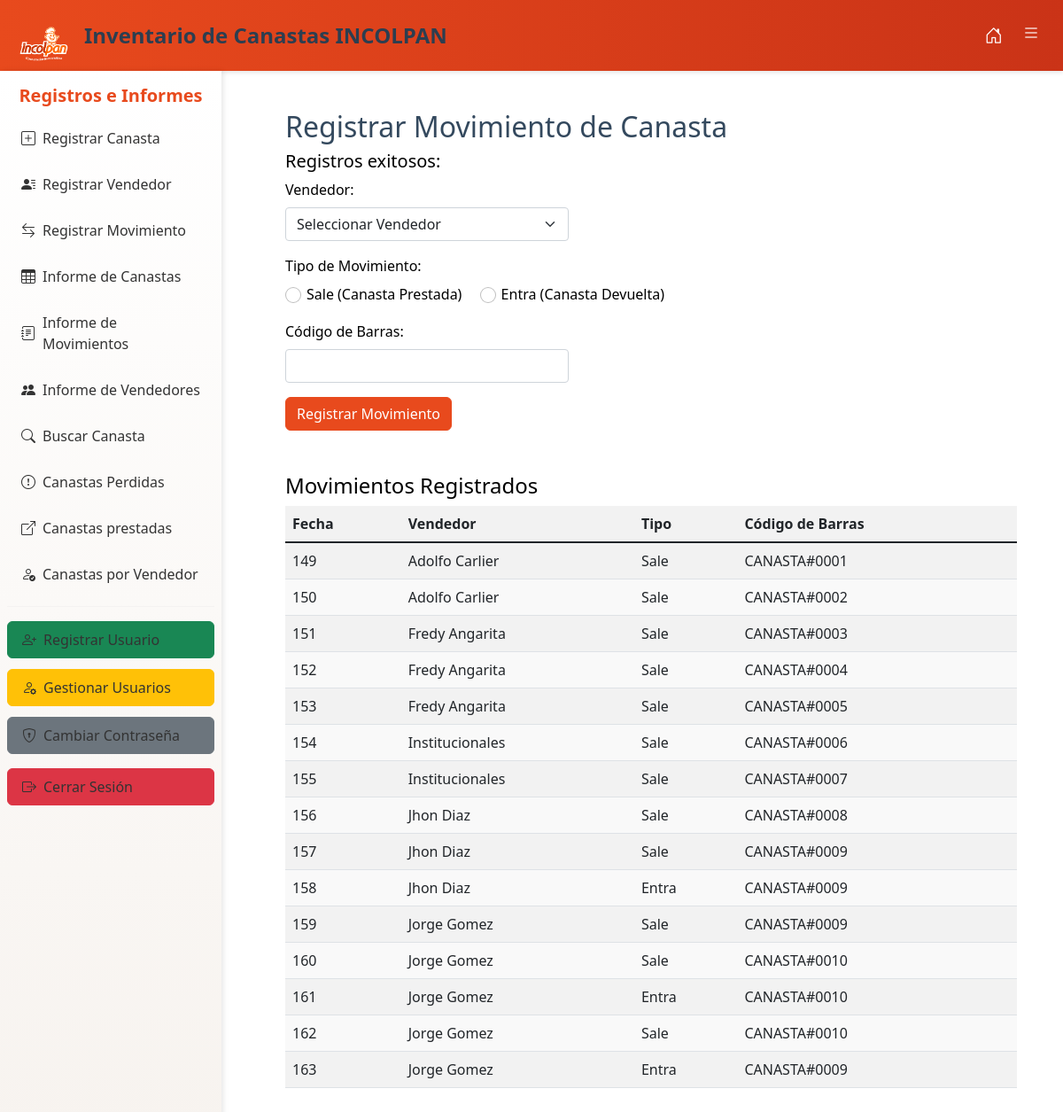
Screenshot of /ver_movimientos (signed in) with the database file from the repository.
### tables this page shows
CREATE TABLE movimientos (
    id INTEGER PRIMARY KEY AUTOINCREMENT,
    vendedor_codigo TEXT,
    tipo TEXT,
    codigo_barras TEXT,
    fecha TEXT,
    FOREIGN KEY (vendedor_codigo) REFERENCES vendedores(codigo),
    FOREIGN KEY (codigo_barras) REFERENCES canastas(codigo_barras)
);

CREATE TABLE vendedores (
    codigo TEXT PRIMARY KEY,
    nombre TEXT
);

### app.py (the view)
@app.route('/ver_movimientos')
@login_required
def ver_movimientos():
    conn = obtener_conexion()
    cursor = conn.cursor()
    cursor.execute('''
        SELECT m.id, v.nombre, m.tipo, m.codigo_barras, m.fecha
        FROM movimientos m
        JOIN vendedores v ON m.vendedor_codigo = v.codigo
    ''')
    movimientos = cursor.fetchall()
    conn.close()
    return render_template('movimientos.html', movimientos=movimientos)

### app.py (called while the page is built)
def obtener_conexion():
    conn = sqlite3.connect(db_path)
    return conn

def login_required(f):
    @wraps(f)
    def decorated_function(*args, **kwargs):
        if 'user_id' not in session:
            flash('Por favor, inicia sesión para continuar.')
            return redirect(url_for('login'))
        return f(*args, **kwargs)
    return decorated_function

### Templates/movimientos.html (shortened to what this page needs)
{% extends 'base.html' %}
{% block content %}
<div class="container mt-4">
    <h2>Registrar Movimiento de Canasta</h2>
    <h5>Registros exitosos: {{ contador_registros }}</h5>
    <form method="POST" class="mb-4">
        <div class="mb-3">
            <label for="vendedor" class="form-label">Vendedor:</label>
            <select id="vendedor" name="vendedor" class="form-select" style="max-width: 320px;" required>
                <option value="">Seleccionar Vendedor</option>
            </select>
        </div>
        <div class="mb-3">
            <label class="form-label">Tipo de Movimiento:</label><br>
            <div class="form-check form-check-inline">
                <input class="form-check-input" type="radio" id="sale" name="tipo" value="Sale" {% if tipo_seleccionado == 'Sale' %} checked {% endif %} required>
                <label class="form-check-label" for="sale">Sale (Canasta Prestada)</label>
            </div>
            <div class="form-check form-check-inline">
                <input class="form-check-input" type="radio" id="entra" name="tipo" value="Entra" {% if tipo_seleccionado == 'Entra' %} checked {% endif %} required>
                <label class="form-check-label" for="entra">Entra (Canasta Devuelta)</label>
            </div>
        </div>
        <div class="mb-3">
            <label for="codigo_barras" class="form-label">Código de Barras:</label>
            <input type="text" id="codigo_barras" name="codigo_barras" value="{{ codigo_barras }}" class="form-control" maxlength="25" style="max-width: 320px;" required>
        </div>
        <button type="submit" class="btn btn-primary">Registrar Movimiento</button>
    </form>
    <h4 class="mt-5">Movimientos Registrados</h4>
    <table class="table table-striped">
        <thead>
            <tr>
                <th>Fecha</th>
                <th>Vendedor</th>
                <th>Tipo</th>
                <th>Código de Barras</th>
            </tr>
        </thead>
        <tbody>
            {% for movimiento in movimientos %}
            <tr>
                <td>{{ movimiento[0] }}</td>
                <td>{{ movimiento[1] }}</td>
                <td>{{ movimiento[2] }}</td>
                <td>{{ movimiento[3] }}</td>
            </tr>
            {% endfor %}
        </tbody>
    </table>
</div>
{% endblock %}

### static/style.css (style rules this page uses)
body { font-family: Arial, sans-serif; padding: 20px; }
h2 { color: #34495e; margin-top: 30px; }

### Templates/base.html (style rules this page uses)
body { padding-top: 80px; color: #000; background-color: #fff; }
input, select, textarea { max-width: 100%; border-radius: 0.375rem; border: 1px solid #ced4da; padding: 0.5rem; }
button, .btn { border-radius: 0.375rem; }
.btn-primary { background-color: #e84a1d; border-color: #e84a1d; }
table { color: #000; }
table thead { background-color: #f2f2f2; }
table tbody tr:nth-child(even) { background-color: #f9f9f9; }

### rows the page displays
movimientos: id "149", nombre "Adolfo Carlier", tipo "Sale", codigo_barras "CANASTA#0001"
movimientos: id "150", nombre "Adolfo Carlier", tipo "Sale", codigo_barras "CANASTA#0002"
movimientos: id "151", nombre "Fredy Angarita", tipo "Sale", codigo_barras "CANASTA#0003"
movimientos: id "152", nombre "Fredy Angarita", tipo "Sale", codigo_barras "CANASTA#0004"
movimientos: id "153", nombre "Fredy Angarita", tipo "Sale", codigo_barras "CANASTA#0005"
movimientos: id "154", nombre "Institucionales", tipo "Sale", codigo_barras "CANASTA#0006"
movimientos: id "155", nombre "Institucionales", tipo "Sale", codigo_barras "CANASTA#0007"
movimientos: id "156", nombre "Jhon Diaz", tipo "Sale", codigo_barras "CANASTA#0008"
movimientos: id "157", nombre "Jhon Diaz", tipo "Sale", codigo_barras "CANASTA#0009"
movimientos: id "158", nombre "Jhon Diaz", tipo "Entra", codigo_barras "CANASTA#0009"
movimientos: id "159", nombre "Jorge Gomez", tipo "Sale", codigo_barras "CANASTA#0009"
movimientos: id "160", nombre "Jorge Gomez", tipo "Sale", codigo_barras "CANASTA#0010"
movimientos: id "161", nombre "Jorge Gomez", tipo "Entra", codigo_barras "CANASTA#0010"
movimientos: id "162", nombre "Jorge Gomez", tipo "Sale", codigo_barras "CANASTA#0010"
movimientos: id "163", nombre "Jorge Gomez", tipo "Entra", codigo_barras "CANASTA#0009"
